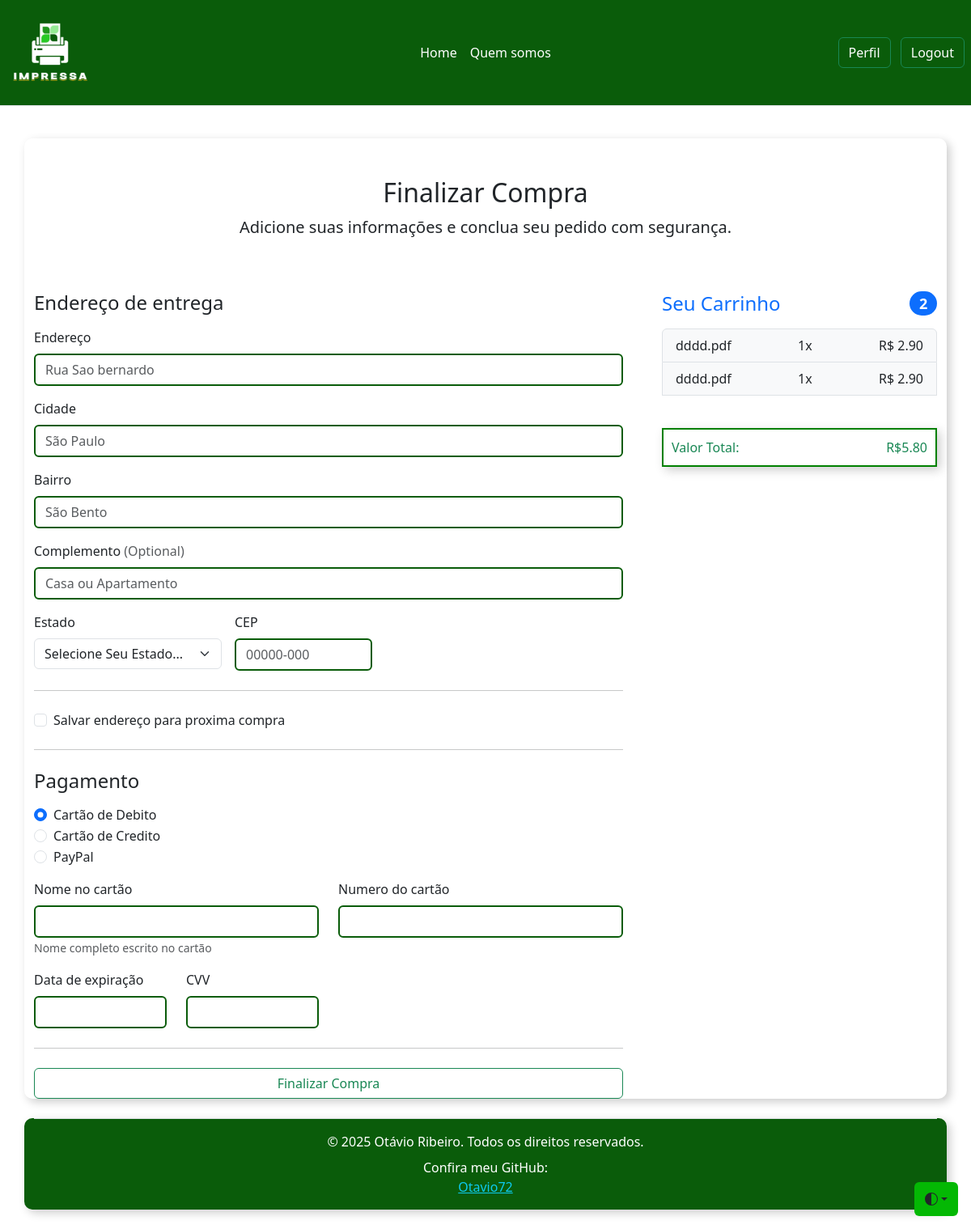
Screenshot of /pagamento/ (signed in) with the database file from the repository.
### impressa_app/models.py (models this page shows, shortened)
class ItemCarrinho(models.Model):
    carrinho = models.ForeignKey(Carrinho, on_delete=models.CASCADE) # Carrinho ao qual pertence
    produto = models.ForeignKey(Produto, on_delete=models.CASCADE) # Produto relacionado
    nome = models.CharField(max_length=255) # Nome do item
    quantidade = models.PositiveIntegerField(default=1) # Quantidade do item
    @property
    def total(self):
        return self.quantidade * self.produto.preco # Valor total do item no carrinho

class Produto(models.Model):
    nome = models.CharField(max_length=255) # Nome do arquivo
    preco = models.DecimalField(max_digits=10, decimal_places=2) # Preço calculado
    tipo_impressao = models.CharField(max_length=50) # Tipo de impressora usada (ex: jato, laser)
    opcoes = models.JSONField(blank=True, null=True)# Opções selecionadas (ex: cor, encadernação)
    quantidade = models.PositiveIntegerField(default=1) # Quantidade padrão
    url_arquivo = models.FileField() # Caminho do arquivo enviados

### impressa_app/views.py (the view)
# urls.py: path('pagamento/', views.pagamento, name='pagamento'), # Pagina de pagamento
@login_required
def pagamento(request):
    carrinho_id = request.session.get("carrinho_id")
    if not carrinho_id:
        return render(request, 'partials/modal_carrinho.html',{
            'itens_carrinho': [],
            'total': 0,
            'quantidade_carrinho': 0,
        })
    carrinho = Carrinho.objects.filter(id=carrinho_id, user=request.user).first()
    if not carrinho:
        return render(request, 'partials/modal_carrinho.html',{
            'itens_carrinho': [],
            'total': 0,
            'quantidade_carrinho': 0,
        })
    itens_carrinho = ItemCarrinho.objects.filter(carrinho=carrinho)
    quantidade_carrinho = sum(item.quantidade for item in itens_carrinho)
    total = sum(item.total for item in itens_carrinho)
    return render(request, 'pagamento.html' , {
        'itens_carrinho': itens_carrinho,
        'total': total,
        'quantidade_carrinho':quantidade_carrinho,
    })

### impressa_app/templates/pagamento.html (shortened to what this page needs)
{% load static %}
<!DOCTYPE html>
<html lang="pt-br" data-bs-theme="auto">
<head>
    <link href="https://cdn.jsdelivr.net/npm/bootstrap@5.3.5/dist/css/bootstrap.min.css" rel="stylesheet">
    <link rel="stylesheet" href="{% static 'style.css' %}">
</head>
<body>
  <div>
    <header class=" cabecalho d-flex flex-wrap align-items-center justify-content-center justify-content-md-between py-3 mb-4 border-bottom">
        <div class="col-md-3 mb-2 mb-md-0">
              <a href="{% url 'index' %}">
                <img class="logo_img mx-auto d-block d-md-inline" src="{% static 'img/impressa_logo.png' %}" alt="">
              </a>
        </div>
        <ul class="nav col-12 col-md-auto mb-2 justify-content-center mb-md-0">
          <li><a href="{% url 'index' %}" class="nav-link px-2">Home</a></li>
          <li><a href="{% url 'quemsomos' %}" class="nav-link px-2">Quem somos</a></li>
        </ul>
        <div class="col-md-3 text-end">
          {% if user.is_authenticated %}
            <a href="{% url 'perfil' %}" class="cabecalho-btn btn btn-outline-success me-2">Perfil</a>
            <a href="{% url 'logout' %}" class="cabecalho-btn btn btn-outline-success me-2">Logout</a>
          {% else %}
            <a href="{% url 'login' %}" class="cabecalho-btn btn btn-outline-success me-2">Login</a>
            <a href="{% url 'register' %}" class="cabecalho-btn btn btn-outline-success me-2">Registrar</a>
          {% endif %}
        </div>
      </header>
    </div>
    <div class="container">
        <main>
          <div class="py-5 text-center">
            <h1 class="h2">Finalizar Compra</h1>
            <p class="lead">Adicione suas informações e conclua seu pedido com segurança.</p>
          </div>
          <div class="row g-5">
            <div class="col-md-5 col-lg-4 order-md-last">
              <h4 class="d-flex justify-content-between align-items-center mb-3">
                <span class="text-primary">Seu Carrinho</span>
                <span class="badge bg-primary rounded-pill">{{ quantidade_carrinho }}</span>
              </h4>
              <ul class="list-group mb-3">
                    {% for item in itens_carrinho %}
                      <li class="list-group-item d-flex justify-content-between bg-body-tertiary">
                        <span>{{ item.produto.nome }}</span>
                        <span>{{ item.produto.quantidade }}x</span>
                        <span>R$ {{ item.produto.preco }}</span>
                      </li>
                    {% empty %}
                      <li class="list-group-item">Seu carrinho está vazio.</li>
                    {% endfor %}
                    <div class="valor_total_container container">
                      <span class="text-success">Valor Total:</span>
                      <span class="text-success">R${{ total }}</span>
                    </div>
              </ul>
            </div>
            <div class="col-md-7 col-lg-8">
              <h4 class="mb-3">Endereço de entrega</h4>
              <form method="POST" action="{% url 'finalizar_pagamento' %}" class="needs-validation" novalidate>
                <div class="row g-3">
                  <div class="col-12">
                    <label for="address" class="form-label">Endereço</label>
                    <input type="text" class="form-control" id="address" name="address" placeholder="Rua Sao bernardo" autocomplete="street-address" required/>
                  </div>
                  <div class="col-12">
                    <label for="address" class="form-label">Cidade</label>
                    <input type="text" class="form-control" id="cidade" name="cidade" placeholder="São Paulo" autocomplete="address-level2" required/>
                  </div>
                  <div class="col-12">
                    <label for="address" class="form-label">Bairro</label>
                    <input type="text" class="form-control" id="bairro" name="bairro" placeholder="São Bento" autocomplete="address-level2" required/>
                  </div>
                  <div class="col-12">
                    <label for="address2" class="form-label">Complemento <span class="text-body-secondary">(Optional)</span></label>
                    <input type="text" class="form-control" id="address2" name="address2" placeholder="Casa ou Apartamento">
                  </div>
                  <div class="col-md-4">
                    <label for="state" class="form-label">Estado</label>
                    <select class="form-select" id="state" name="state" required>
                      <option value="">Selecione Seu Estado...</option>
                    </select>
                  </div>
                  <div class="col-md-3">
                    <label for="zip" class="form-label">CEP</label>
                    <input type="text" class="form-control" id="zip" name="zip" placeholder="00000-000" pattern='^\d{5}-?\d{3}$' autocomplete="postal-code" required>
                  </div>
                </div>
                <hr class="my-4">
                <div class="form-check">
                  <input type="checkbox" class="form-check-input" id="save-info" name="save-info">
                  <label class="form-check-label" for="save-info">Salvar endereço para proxima compra</label>
                </div>
                <hr class="my-4">
                <h4 class="mb-3">Pagamento</h4>
                <div class="my-3">
                  <div class="form-check">
                    <input id="debit" value="debit" name="paymentMethod" type="radio" class="form-check-input" checked required>
                    <label class="form-check-label" for="debit">Cartão de Debito</label>
                  </div>
                  <div class="form-check">
                    <input id="credit" value="credit" name="paymentMethod" type="radio" class="form-check-input" required>
                    <label class="form-check-label" for="credit">Cartão de Credito</label>
                  </div>
                  <div class="form-check">
                    <input id="paypal" value="paypal" name="paymentMethod" type="radio" class="form-check-input" required>
                    <label class="form-check-label" for="paypal">PayPal</label>
                  </div>
                </div>
                <div class="row gy-3">
                  <div class="col-md-6">
                    <label for="cc-name" class="form-label">Nome no cartão</label>
                    <input type="text" class="form-control" id="cc_nome" name="cc_nome" placeholder="" required>
                    <small class="text-body-secondary">Nome completo escrito no cartão</small>
                  </div>
                  <div class="col-md-6">
                    <label for="cc-number" class="form-label">Numero do cartão</label>
                    <input type="text" class="form-control" id="cc_numero" name="cc_numero" placeholder="" required>
                  </div>
                  <div class="col-md-3">
                    <label for="cc-expiration" class="form-label">Data de expiração</label>
                    <input type="text" class="form-control" id="cc_validade" name="cc_validade" placeholder="" required>
                  </div>
                  <div class="col-md-3">
                    <label for="cc-cvv" class="form-label">CVV</label>
                    <input type="text" class="form-control" id="cc_cvv" name="cc_cvv" placeholder="" required>
                  </div>
                </div>
                <hr class="my-4">
                <button class="w-100 btn btn-outline-success btn-md" type="submit">Finalizar Compra</button>
              </form>
            </div>
          </div>
        </main>
      </div>
<div class="container footer_container">
  <footer class="footer d-flex flex-column justify-content-center align-items-center py-3 my-4 border-top text-center">
    <div class="mb-2">
      <p class="mb-0">© 2025 Otávio Ribeiro. Todos os direitos reservados.</p>
    </div>
    <div>
      <p class="mb-0">Confira meu GitHub: </p>
      <a href="https://github.com/Otavio72" class="d-flex align-items-center justify-content-center text-info" aria-label="Confira meu GitHub">
          Otavio72
      </a>
    </div>
  </footer>
</div>
      <div class="dropdown position-fixed bottom-0 end-0 mb-3 me-3 bd-mode-toggle">
        <button class="btn btn_tema py-2 dropdown-toggle d-flex align-items-center"
          id="bd-theme"
          type="button"
          aria-expanded="false"
          data-bs-toggle="dropdown"
          aria-label="Toggle theme (auto)">
    <svg class="bi my-1 theme-icon-active" aria-hidden="true"><use href="#circle-half"></use></svg>
  </button>
</body>
</html>

### impressa_app/static/style.css (style rules this page uses)
html, body { margin: 0; padding: 0; overflow-x: hidden; }
.bi { vertical-align: -.125em; fill: currentColor; }
.cabecalho { background-color: #0a5c0a; }
.logo_img { width: 40%; height: 40%; }
.cabecalho-btn { margin-right: 5px; color: white; }
.nav-link { color: white; }
.container { margin-top: 5vh; box-shadow: 4px 4px 12px rgba(0, 0, 0, 0.2); border-radius: 10px; }
.btn_tema { background-color: rgb(4, 184, 4); }
.footer, .footer_container { background-color: #0a5c0a; margin-top: 10px; }
.footer p { color: white; }
.valor_total_container { display: flex; justify-content: space-between; border: 2px solid green; border-radius: 0; padding: 10px; }
.form-control { border: 2px solid #0a5c0a; }
.bd-mode-toggle { z-index: 1500; }
.bd-mode-toggle .bi { width: 1em; height: 1em; }

### rows the page displays
ItemCarrinho: produto.nome "dddd.pdf", produto.quantidade "1", produto.preco "2.90"
ItemCarrinho: produto.nome "dddd.pdf", produto.quantidade "1", produto.preco "2.90"

### other values shown
{{ quantidade_carrinho }} "2"
{{ total }} "5.80"
